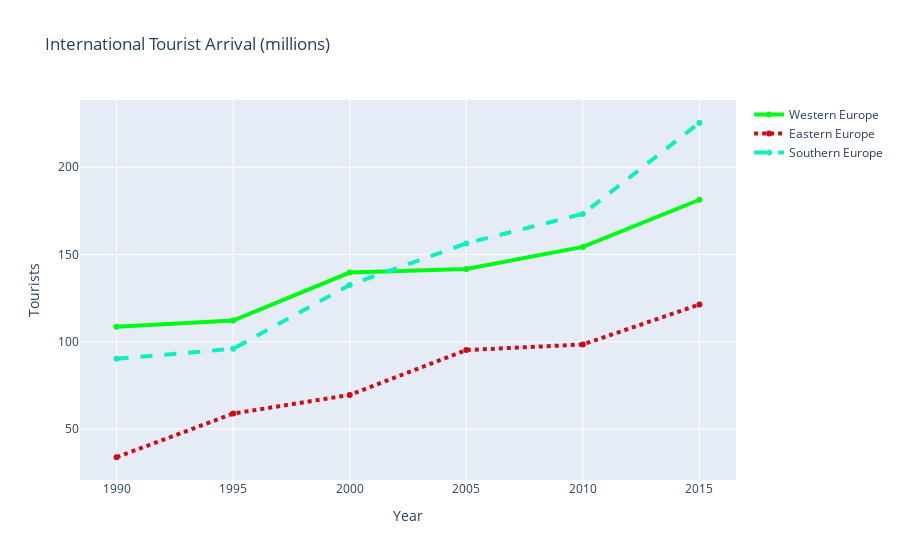

Source (notebook cell):
### Code cell
offline.iplot(fig)

### Figure 1 — Plotly figure (JSON) as saved in the notebook; plotly's stock layout.template omitted (floating-point values rounded to 4 significant figures)
{"data": [{"line": {"color": "rgb(0, 250, 24)", "width": 4}, "name": "Western Europe", "type": "scatter", "x": [1990, 1995, 2000, 2005, 2010, 2015], "y": [108.6, 112.2, 139.7, 141.7, 154.4, 181.4]}, {"line": {"color": "rgb(205, 12, 24)", "dash": "dot", "width": 4}, "name": "Eastern Europe", "type": "scatter", "x": [1990, 1995, 2000, 2005, 2010, 2015], "y": [33.9, 58.9, 69.6, 95.3, 98.5, 121.4]}, {"line": {"color": "rgb(12, 240, 191)", "dash": "dash", "width": 4}, "name": "Southern Europe", "type": "scatter", "x": [1990, 1995, 2000, 2005, 2010, 2015], "y": [90.3, 96, 132.6, 156.4, 173.3, 225.5]}], "layout": {"autosize": true, "title": {"text": "International Tourist Arrival (millions)"}, "xaxis": {"autorange": true, "range": [1988.0, 2017.0], "title": {"text": "Year"}, "type": "linear"}, "yaxis": {"autorange": true, "range": [19.87, 239.5], "title": {"text": "Tourists"}, "type": "linear"}}}
